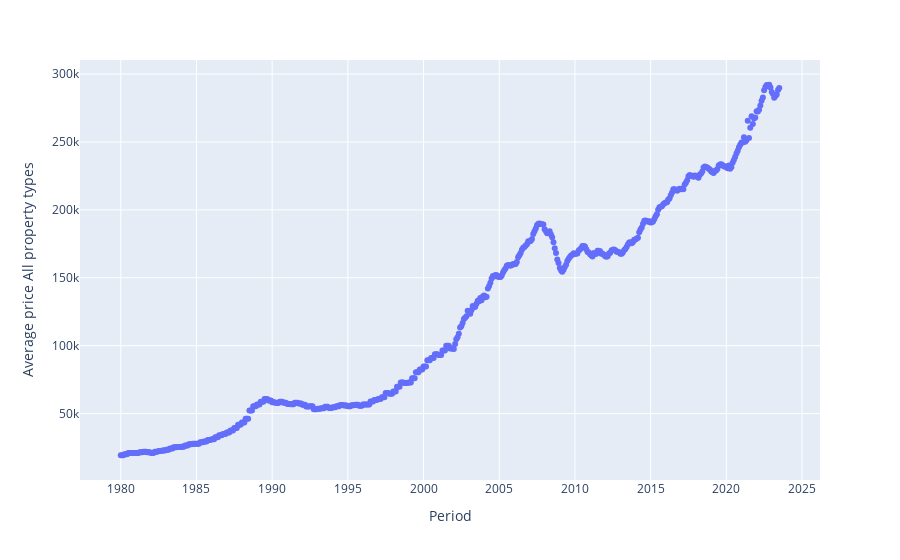

Notebook code for this chart:
### Code cell
# with the px.scatter command you define the data source, x axis field, y axis field
scatter_1 = px.scatter(df,
                       x='Period',
                       y='Average price All property types')
scatter_1.show()

### Figure 1 — Plotly figure (JSON) as saved in the notebook; plotly's stock layout.template omitted (floating-point values rounded to 4 significant figures; data arrays with more than 128 entries replaced by an {"elided": "..."} marker saying what was removed)
{"data": [{"hovertemplate": "Period=%{x}<br>Average price All property types=%{y}<extra></extra>", "legendgroup": "", "marker": {"color": "#636efa", "symbol": "circle"}, "mode": "markers", "name": "", "orientation": "v", "showlegend": false, "type": "scatter", "x": {"elided": "523 str values"}, "xaxis": "x", "y": {"elided": "523 int values"}, "yaxis": "y"}], "layout": {"legend": {"tracegroupgap": 0}, "margin": {"t": 60}, "xaxis": {"anchor": "y", "domain": [0, 1], "title": {"text": "Period"}}, "yaxis": {"anchor": "x", "domain": [0, 1], "title": {"text": "Average price All property types"}}}}
